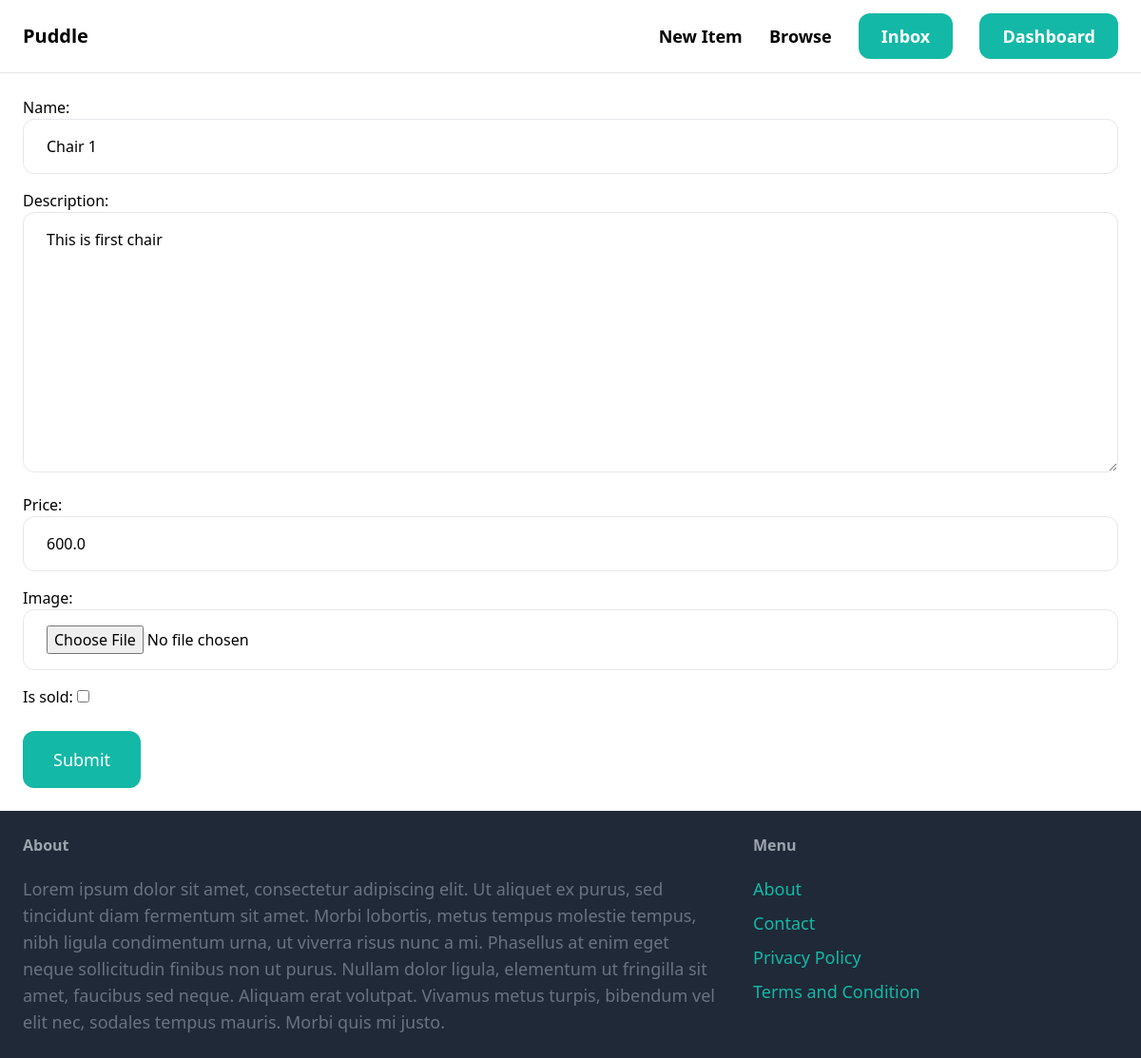
The app's page /items/2/edit/ (signed in) with its own data.
### item/models.py (models this page shows, shortened)
class Item(models.Model):
    category = models.ForeignKey(Category, related_name="items", on_delete=models.CASCADE)
    name = models.CharField(max_length=255)
    description = models.TextField(blank=True, null=True)
    price = models.FloatField()
    image = models.ImageField(upload_to="item_images", blank=True, null=True)
    is_sold = models.BooleanField(default=False)
    created_by = models.ForeignKey(User, related_name="items", on_delete=models.CASCADE)
    created_at = models.DateTimeField(auto_now_add=True)
    class Meta:
        verbose_name = "Item"
        verbose_name_plural = "Items"
        ordering = ('name',)

### item/views.py (the view)
# urls.py: path("<int:pk>/edit/", views.edit, name="edit"),
@login_required
def edit(request, pk):
    item = get_object_or_404(Item, pk=pk, created_by=request.user)
    if request.method == 'POST':
        form = EditItemForm(request.POST, request.FILES, instance=item)
        if form.is_valid():
            form.save()
            return redirect('item:detail', pk=item.id)
    else:
        form = EditItemForm(instance=item)
    return render(request, 'item/form.html', {
        'form': form,
        'title': 'Edit Item',
    })

### item/forms.py
class EditItemForm(forms.ModelForm):
    class Meta:
        model = Item
        fields = ("name", "description", "price", "image", "is_sold")
        widgets = {
            "name": forms.TextInput(attrs={'class': INPUT_CLASS}),
            "description": forms.Textarea(attrs={'class': INPUT_CLASS}),
            "price": forms.NumberInput(attrs={'class': INPUT_CLASS}),
            "image": forms.FileInput(attrs={'class': INPUT_CLASS}),
        }

### item/templates/item/form.html (shortened to what this page needs)
{% extends "core/base.html" %}
{% block content %}
<form action="." method="post" enctype="multipart/form-data">
    <div class="space-y-4">
        {{ form.as_p }}
    </div>
    <button type="submit" class="mt-6 px-8 py-4 text-lg bg-teal-500 hover:bg-teal-700 rounded-xl text-white">
        Submit
    </button>
</form>
{% endblock %}

### records on screen
Item: name "Chair 1", description "This is first chair", price "600.0"
